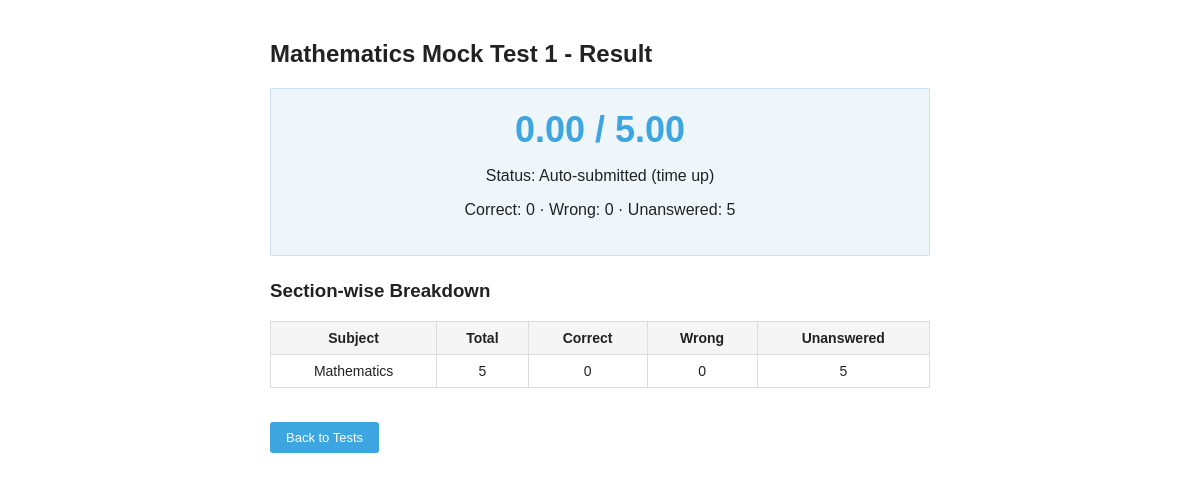
Screenshot of /result/4/ (signed in) with the database file from the repository.
### exams/models.py (models this page shows, shortened)
class TestAttempt(models.Model):
    STATUS_CHOICES = [
        ('IN_PROGRESS', 'In Progress'),
        ('SUBMITTED', 'Submitted'),
        ('AUTO_SUBMITTED', 'Auto-submitted (time up)'),
    ]
    candidate = models.ForeignKey(User, on_delete=models.CASCADE, related_name='attempts')
    test = models.ForeignKey(Test, on_delete=models.CASCADE, related_name='attempts')
    started_at = models.DateTimeField(auto_now_add=True)
    submitted_at = models.DateTimeField(null=True, blank=True)
    status = models.CharField(max_length=20, choices=STATUS_CHOICES, default='IN_PROGRESS')
    score = models.DecimalField(max_digits=7, decimal_places=2, null=True, blank=True)
    total_marks = models.DecimalField(max_digits=7, decimal_places=2, null=True, blank=True)
    correct_count = models.PositiveIntegerField(default=0)
    wrong_count = models.PositiveIntegerField(default=0)
    unanswered_count = models.PositiveIntegerField(default=0)
    class Meta:
        ordering = ['-started_at']

class Test(models.Model):
    title = models.CharField(max_length=255)
    system_name = models.CharField(
        max_length=50, default='C001',
        help_text="Short code shown top-left on login screen, e.g. C001"
    )
    duration_minutes = models.PositiveIntegerField(
        default=180, validators=[MinValueValidator(1)],
        help_text="Total test duration in minutes"
    )
    instructions = models.TextField(
        blank=True,
        help_text="Shown on the instructions page before the test starts"
    )
    is_active = models.BooleanField(default=True)
    created_at = models.DateTimeField(auto_now_add=True)
    class Meta:
        ordering = ['-created_at']

class Subject(models.Model):
    name = models.CharField(max_length=100, unique=True)
    class Meta:
        ordering = ['name']

### exams/views.py (the view)
# urls.py: path('result/<int:attempt_id>/', views.result, name='result'),
@login_required
def result(request, attempt_id):
    attempt = get_object_or_404(TestAttempt, id=attempt_id, candidate=request.user)
    if attempt.status == 'IN_PROGRESS':
        return redirect('take_test', attempt_id=attempt.id)
    section_breakdown = []
    for section in attempt.test.sections.select_related('subject'):
        answers = Answer.objects.filter(attempt=attempt, question__section=section).select_related('selected_choice')
        correct = sum(1 for a in answers if a.selected_choice and a.selected_choice.is_correct)
        wrong = sum(1 for a in answers if a.selected_choice and not a.selected_choice.is_correct)
        unanswered = sum(1 for a in answers if not a.selected_choice)
        section_breakdown.append({
            'subject': section.subject.name,
            'correct': correct,
            'wrong': wrong,
            'unanswered': unanswered,
            'total': answers.count(),
        })
    return render(request, 'exams/result.html', {
        'attempt': attempt,
        'section_breakdown': section_breakdown,
    })

### exams/templates/exams/result.html (shortened to what this page needs)
{% extends 'exams/base.html' %}
{% block content %}
<div class="result-page">
    <h2>{{ attempt.test.title }} - Result</h2>
    <div class="result-summary">
        <div class="result-score">{{ attempt.score }} / {{ attempt.total_marks }}</div>
        <p>Status: {{ attempt.get_status_display }}</p>
        <p>Correct: {{ attempt.correct_count }} &middot; Wrong: {{ attempt.wrong_count }} &middot; Unanswered: {{ attempt.unanswered_count }}</p>
    </div>
    <h3>Section-wise Breakdown</h3>
    <table class="result-breakdown-table">
        <thead>
            <tr><th>Subject</th><th>Total</th><th>Correct</th><th>Wrong</th><th>Unanswered</th></tr>
        </thead>
        <tbody>
            {% for s in section_breakdown %}
            <tr>
                <td>{{ s.subject }}</td>
                <td>{{ s.total }}</td>
                <td>{{ s.correct }}</td>
                <td>{{ s.wrong }}</td>
                <td>{{ s.unanswered }}</td>
            </tr>
            {% endfor %}
        </tbody>
    </table>
    <p style="margin-top: 24px;">
        <a href="{% url 'test_list' %}" class="btn-start">Back to Tests</a>
    </p>
</div>
{% endblock %}

### static/css/style.css (style rules this page uses)
* { box-sizing: border-box; }
body { margin: 0; font-family: Arial, Helvetica, sans-serif; background: #fff; color: #222; }
.btn-start { display: inline-block; margin-top: 10px; background: #3da5e0; color: #fff; padding: 8px 16px; text-decoration: none; border-radius: 3px; font-size: 13px; border: none; cursor: pointer; }
.result-page { max-width: 700px; margin: 40px auto; padding: 0 20px; }
.result-summary { background: #eef6fb; border: 1px solid #cfe3ee; padding: 20px; text-align: center; margin-bottom: 24px; }
.result-score { font-size: 36px; font-weight: bold; color: #3da5e0; }
.result-breakdown-table { width: 100%; border-collapse: collapse; }
.result-breakdown-table th, .result-breakdown-table td { border: 1px solid #ddd; padding: 8px 12px; text-align: center; font-size: 14px; }
.result-breakdown-table th { background: #f5f5f5; }

### rows the page displays
TestAttempt: test "Mathematics Mock Test 1", score "0.00", total_marks "5.00", status "Auto-submitted (time up)", correct_count "0", wrong_count "0", unanswered_count "5"
Subject: subject "Mathematics"

### other values shown
{{ s.total }} "5"
{{ s.correct }} "0"
{{ s.wrong }} "0"
{{ s.unanswered }} "5"
